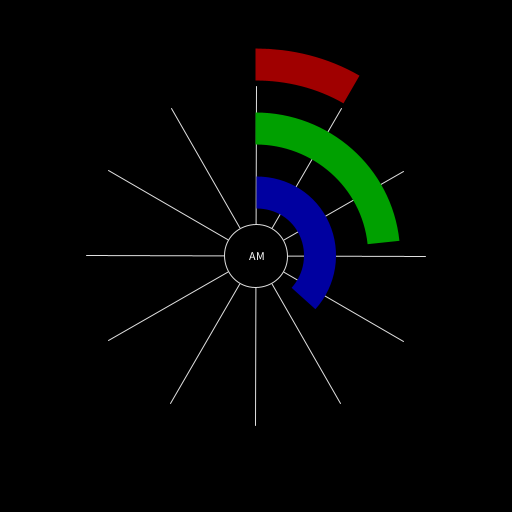
Frame 1 (no input)
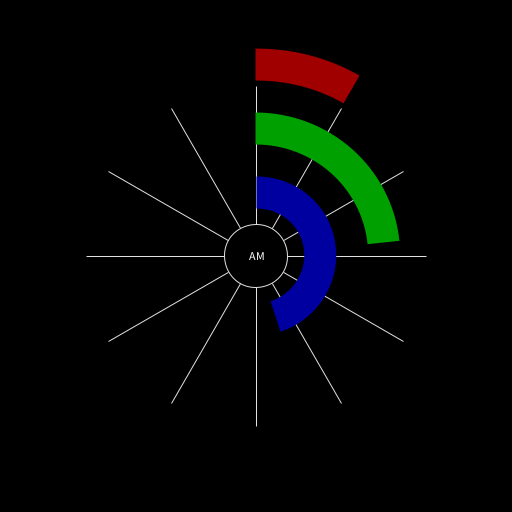
Frame 60 (the mouse pressed at the canvas centre just before this capture)
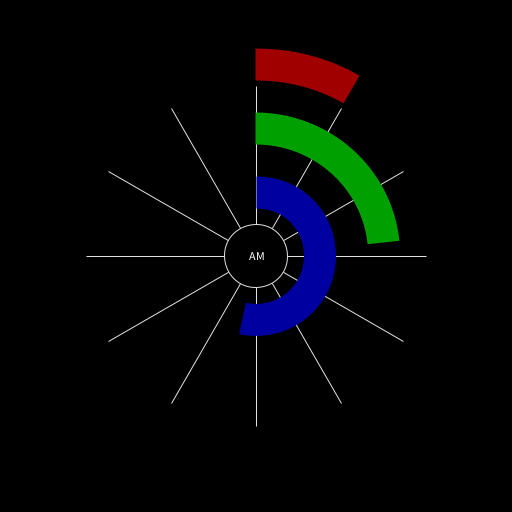
Frame 120 (the mouse held since frame 60 and released just before this capture)

The Processing sketch that drew these frames (run headless with seeded random() and noise(); from frame 60 on, the mouse is pressed at the canvas centre):

// Processing sketch: clock
// ── clock.pde
/* OpenProcessing Tweak of *@*http://www.openprocessing.org/sketch/67272*@* */
/* !do not delete the line above, required for linking your tweak if you re-upload */
void setup()
{
  size(512, 512, JAVA2D);
  frameRate(12);
  smooth();
}

void draw()
{
  background(0);


  stroke(224);
  strokeWeight(1);
  pushMatrix();
  translate(width / 2, height / 2);

  for (int i = 0; i < 6; i++)
  {
    rotate(radians(30));
    line(-width/3, 0, width/3, 0);
  }

  fill(0);
  ellipse(0, 0, width/8, width/8);

  rotate(radians(180));
  fill(255);
  textAlign(CENTER);

  if (hour() < 12)
    text("AM", 0, 4);
  else
    text("PM", 0, 4);

  noFill();

  popMatrix();
  strokeCap(SQUARE);
  strokeWeight(width / 16);


  stroke(160, 0, 0);
  printClock((width / 4) * 3, hour() % 12 * 30);

  stroke(0, 160, 0);
  printClock((width / 4) * 2, minute() * 6);

  stroke(0, 0, 160);
  printClock((width / 4) * 1, second() * 6);
}

void printClock(float clockRadius, float angle)
{
  arc(width / 2, height / 2, clockRadius, clockRadius, radians(-90.0), radians(angle - 90.0));
}
